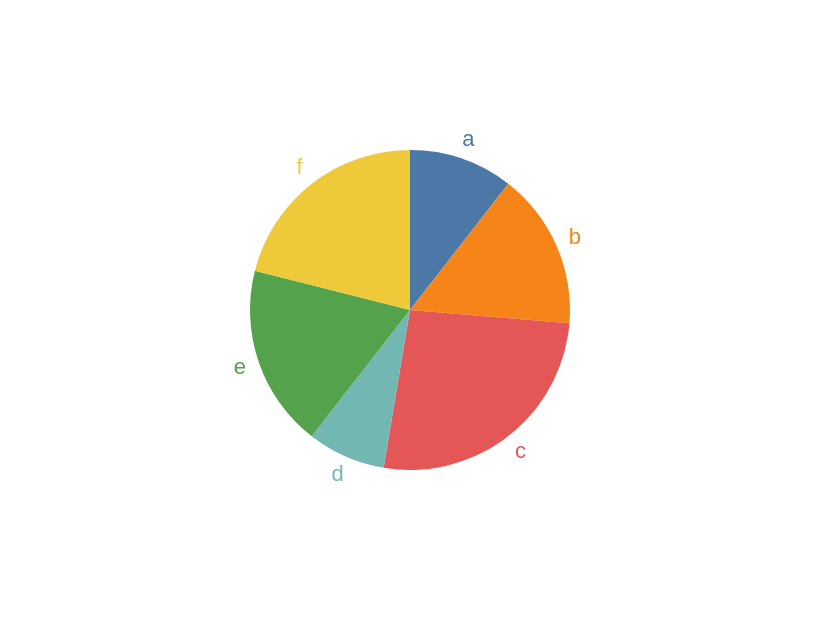

This figure's Vega-Lite source:
### Vega specification from a JSON file in a GitHub repository (floating-point values rounded to 4 significant figures)
{"$schema": "https://vega.github.io/schema/vega/v5.json", "description": "A simple pie chart with labels.", "background": "white", "padding": 5, "width": 400, "height": 300, "style": "view", "data": [{"name": "source_0", "values": [{"category": "a", "value": 4}, {"category": "b", "value": 6}, {"category": "c", "value": 10}, {"category": "d", "value": 3}, {"category": "e", "value": 7}, {"category": "f", "value": 8}]}, {"name": "data_1", "source": "source_0", "transform": [{"type": "stack", "groupby": [], "field": "value", "sort": {"field": ["category"], "order": ["ascending"]}, "as": ["value_start", "value_end"], "offset": "zero"}, {"type": "filter", "expr": "isValid(datum[\"value\"]) && isFinite(+datum[\"value\"])"}]}, {"name": "data_2", "source": "source_0", "transform": [{"type": "stack", "groupby": [], "field": "value", "sort": {"field": ["category"], "order": ["ascending"]}, "as": ["value_start", "value_end"], "offset": "zero"}, {"type": "filter", "expr": "isValid(datum[\"value\"]) && isFinite(+datum[\"value\"])"}]}], "marks": [{"name": "layer_0_marks", "type": "arc", "style": ["arc"], "from": {"data": "data_1"}, "encode": {"update": {"outerRadius": {"value": 80}, "fill": {"scale": "color", "field": "category"}, "description": {"signal": "\"value: \" + (format(datum[\"value\"], \"\")) + \"; category: \" + (isValid(datum[\"category\"]) ? datum[\"category\"] : \"\"+datum[\"category\"])"}, "x": {"signal": "width", "mult": 0.5}, "y": {"signal": "height", "mult": 0.5}, "innerRadius": {"value": 0}, "startAngle": {"scale": "theta", "field": "value_end"}, "endAngle": {"scale": "theta", "field": "value_start"}}}}, {"name": "layer_1_marks", "type": "text", "style": ["text"], "from": {"data": "data_2"}, "encode": {"update": {"radius": {"value": 90}, "fill": {"scale": "color", "field": "category"}, "description": {"signal": "\"value: \" + (format(datum[\"value\"], \"\")) + \"; category: \" + (isValid(datum[\"category\"]) ? datum[\"category\"] : \"\"+datum[\"category\"])"}, "x": {"signal": "width", "mult": 0.5}, "y": {"signal": "height", "mult": 0.5}, "text": {"signal": "isValid(datum[\"category\"]) ? datum[\"category\"] : \"\"+datum[\"category\"]"}, "align": {"value": "center"}, "baseline": {"value": "middle"}, "theta": {"signal": "scale(\"theta\", 0.5 * datum[\"value_start\"] + 0.5 * datum[\"value_end\"])"}}}}], "scales": [{"name": "theta", "type": "linear", "domain": {"fields": [{"data": "data_1", "field": "value_start"}, {"data": "data_1", "field": "value_end"}, {"data": "data_2", "field": "value_start"}, {"data": "data_2", "field": "value_end"}]}, "range": [0, 6.283], "zero": true}, {"name": "color", "type": "ordinal", "domain": {"fields": [{"data": "data_1", "field": "category"}, {"data": "data_2", "field": "category"}], "sort": true}, "range": "category"}]}
